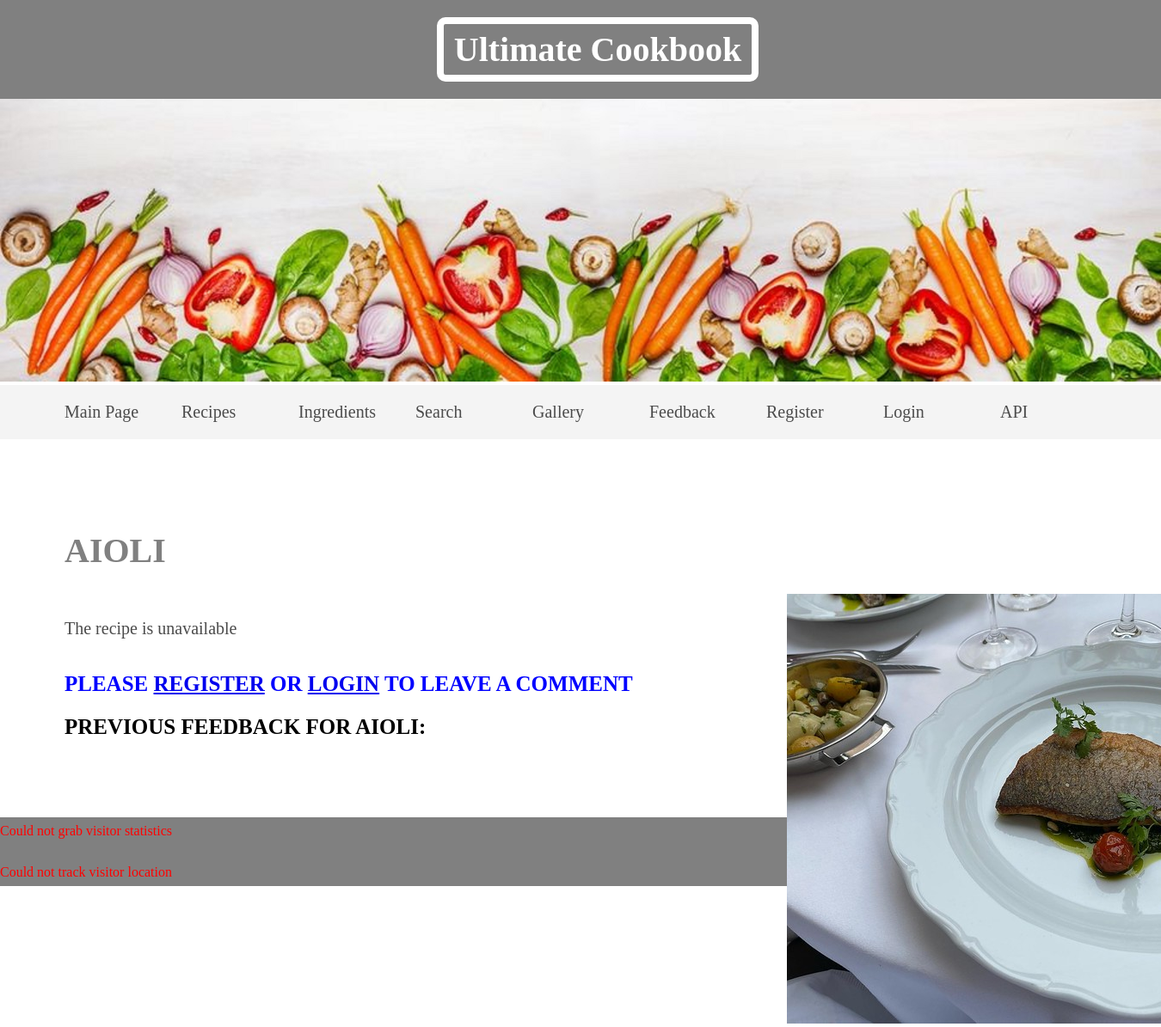
/recipe/aioli, run on an earlier commit of the app's database.
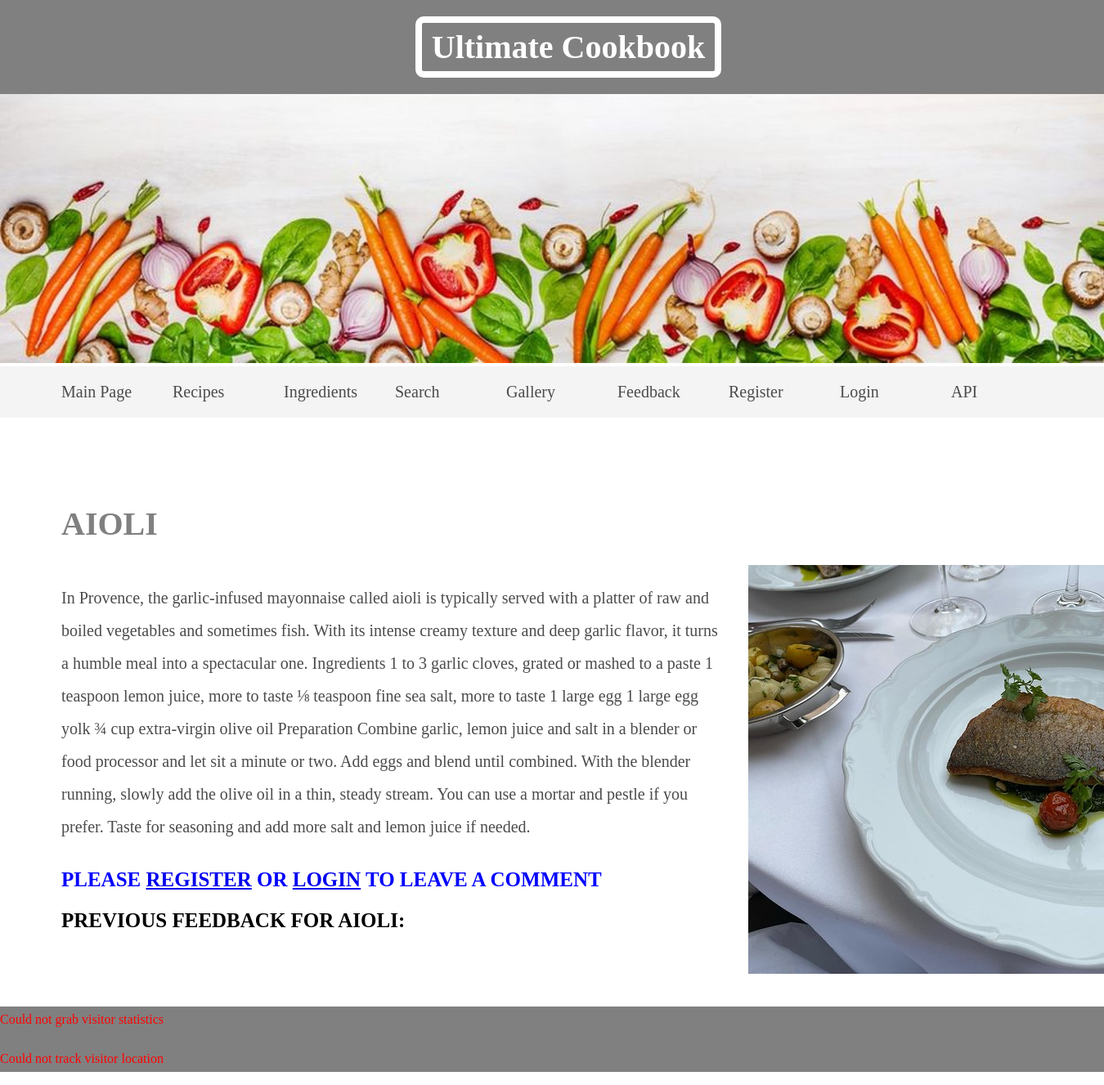
And on a later commit of the database.
### src/models.py (models this page shows, shortened)
class Recipe(db.Model):
    __tablename__ = 'recepies'
    id = Column(Integer, primary_key=True)
    name = Column(String)
    recipe = Column(String)
    ingridients = db.relationship('Ingridient', secondary='recipe_ingridients',
                                  lazy='subquery', backref=db.backref('recepies', lazy=True))

### src/routes.py (the view, shortened to what this page needs)
@app.route('/recipe/<string:page_name>', methods=['GET', 'POST'])
def load_recipe(page_name):
    name = page_name.replace('_', ' ')
    recipe = load_recepies_from_db(name)
    image = check_for_image(name)
    if request.method == 'GET':
        comments = feedback_loader(name)
        return render_template('recipe.html', title=name.upper(), recipe=recipe, image=image, comments=comments, pname=page_name, user=session.get('username', ''))

### src/flickr_api_helper.py (called while the page is built)
def check_for_image(query):
    query = query.strip().lower()
    word = query.replace(' ', '_') + '.jpg'
    file_list = os.listdir(os.path.join(STATIC_PATH, 'img'))
    if word in file_list:
        print('Image found in database')
        path = 'img/' + word
        return path
    else:
        if build_url(flickr_request(query), word):
            return check_for_image(query)
        return "img/nothing_to_display.jpg"

### src/templates/recipe.html (shortened to what this page needs)
{% extends 'base.html' %}
{% block content%}
<article>
    <h1>
        {{ title }}
    </h1>
<aside>
  <img src="{{ url_for('static', filename=image) }}">
</aside>
  <p>{{ recipe }}</p>
</article>
<article>
{% if user %}
    <h2>Leave your feedback in the form below</h2>
<form action="/recipe/{{ pname }}" method="post">
  <input type="hidden" name="fname" value="{{ user }}"><br>
  <label for="msg">Enter message and it will be displayed on site:</label><br>
  <textarea id="msg" name="messg" rows="10" cols="100%" placeholder="Some text here" required></textarea><br><br>
  <input type="submit" value="Submit">
</form>
    {% else %}
    <h2 style="color: blue">Please <a href="{{ url_for('register') }}">register</a> or <a href="{{ url_for('login') }}">login</a> to leave a comment</h2>
    {% endif %}
<h2>Previous Feedback for {{ title }}:</h2>
</article>
{% endblock %}

### src/templates/base.html (shortened to what this page needs)
<!DOCTYPE html>
<html lang="en">
<head>
    <link rel="stylesheet" href="/static/styles.css">
</head>
<body>
<header>
<h1>Ultimate Cookbook</h1>
</header>
<section class="banner">
    <img src="{{ url_for('static', filename='banner.jpg') }}">
</section>
{% if not user %}
<nav class="nav-unregistered">
    <ul>
    <li><a href="/index.html" title="Go to the Main Page">Main Page</a></li>
    <li><a href="/recepies.html" title="Go to see only recipes">Recipes</a></li>
    <li><a href="/ingridients.html" title="Go to see all the ingredients">Ingredients</a></li>
    <li><a href="/search.html" title="Go to Search Recipe or Ingredient">Search</a></li>
    <li><a href="/gallery.html" title="Go to the Photo Gallery">Gallery</a></li>
    <li><a href="/feedback.html" title="Leave some feedback">Feedback</a></li>
    <li><a href="/register.html" title="Register here">Register</a></li>
    <li><a href="/login.html" title="Login here">Login</a></li>
    <li><a href="/api.html" title="Use API">API</a></li>
    </ul>
    </nav>
    {% endif %}
<main>
{% block content %} {% endblock %}
</main>
<footer>
    {% if visits %}
    <p style="color: green">So far {{ visits }} unique visitors has been to this website!</p>
    {% else %}
    <p style="color: red">Could not grab visitor statistics</p>
    {% endif %}
    {% if info %}
    <p style="color: green"><small>Hello dear guest from {{ info.city }}. It is a pleasure to have someone from
                  {{ info.country }} {{ info.flag }} visiting our beautiful webpage.</small></p>
    {% else %}
    <p style="color: red">Could not track visitor location</p>
    {% endif %}
</footer>
</body>
</html>

### static/styles.css (style rules this page uses)
body, ul, li, h1, h2, h3, a { margin: 0; padding: 0; font-family: georgia }
header { background-color: grey; padding: 20px; text-align: center; position: fixed; width: 100%; z-index: 1; top: 0; left: 0; }
header h1 { color: white; font-size: 40px; border: 8px solid white; padding: 6px 12px; display: inline-block; border-radius: 10px; }
.banner { width: 100%; }
.banner img { max_width: 100%; width: 100%; }
nav { padding: 20px; position: sticky; top: 110px; }
.nav-unregistered { background-color: #F4F4F4; }
nav ul { white-space: nowrap; max-width: 1200px; margin: 0 auto; }
nav li { width: 11%; display: inline-block; font-size: 20px; }
nav li a { text-decoration: none; color: #4b4b4b; }
main { max-width: 100%; width: 1200px; margin: 80px auto; padding 0 40px; box-sizing: border-box; }
article h2 { font-size: 25px; text-transform: uppercase; line-height: 2em; }
article p { line-height: 2em; color: #4b4b4b; font-size: 20px }
article h1 { color: grey; font-size: 40px; display: block; line-height: 2.5em; }
footer { background-color: grey; text-align: left; }
footer p { line-height: 2em; color: #4b4b4b; font-size: 20px padding: 6px 12px; }
aside { width: 30%; padding-left: 15px; margin-left: 15px; float: right; }
a[href] { background-color: #3dd13d; color: white; text-decoration: none; font-weight: bold; text-transform: uppercase; border: 2px solid blue; }

What changed in the data, as far as the page shows it:
changed Recipe "AIOLI": recipe "The recipe is unavailable" → "In Provence, the garlic-infused mayonnaise called aioli is typically served with a platter of raw and boiled vegetables and sometimes fish. With its intense creamy texture and deep garlic flavor, it turns a humble meal into a spectacular one. Ingredients 1 to 3 garlic cloves, grated or mashed to a paste 1 teaspoon lemon juice, more to taste ⅛ teaspoon fine sea salt, more to taste 1 large egg 1 large egg yolk ¾ cup extra-virgin olive oil Preparation Combine garlic, lemon juice and salt in a blender or food processor and let sit a minute or two. Add eggs and blend until combined. With the blender running, slowly add the olive oil in a thin, steady stream. You can use a mortar and pestle if…"
